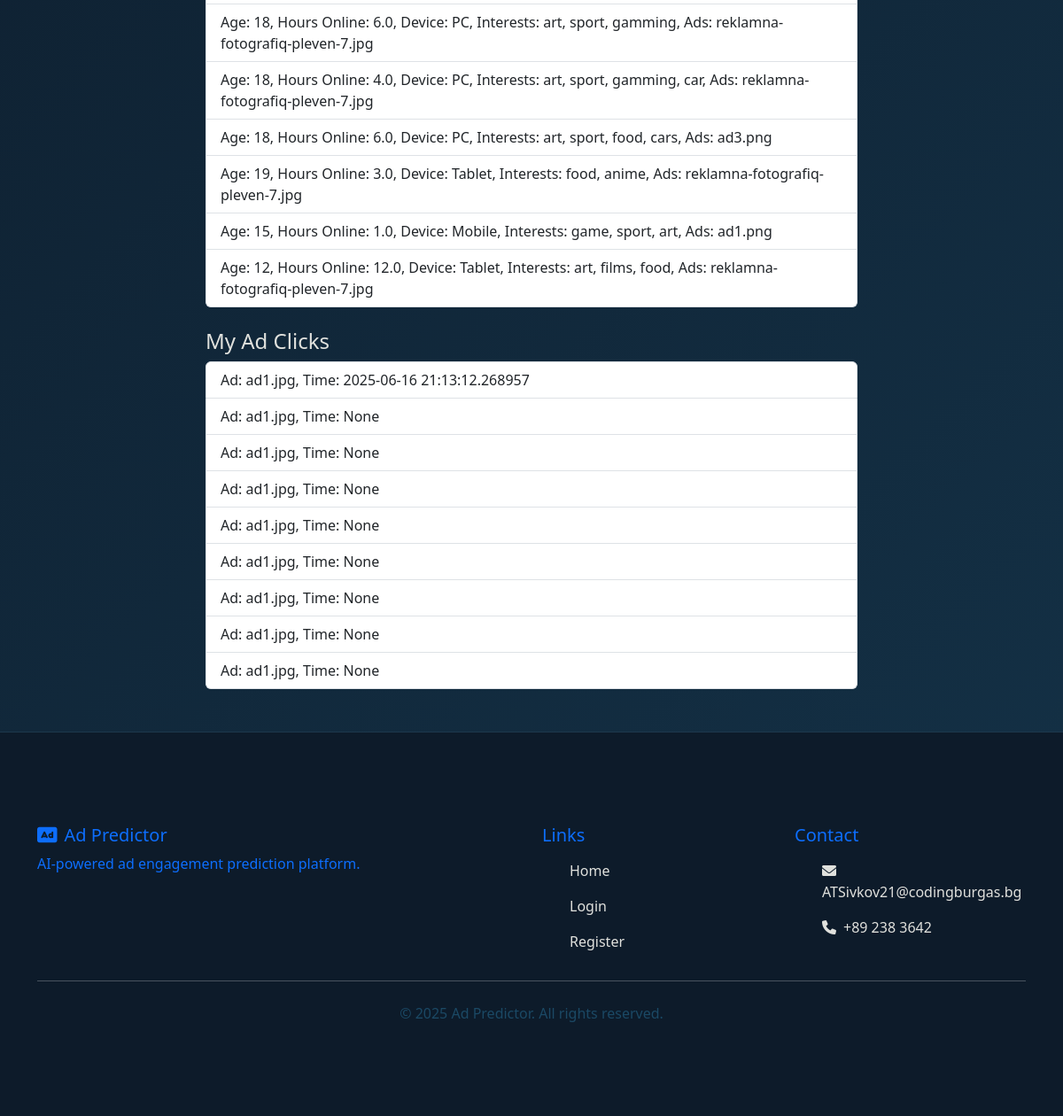
The app's page /profile (signed in, lower part), older data.
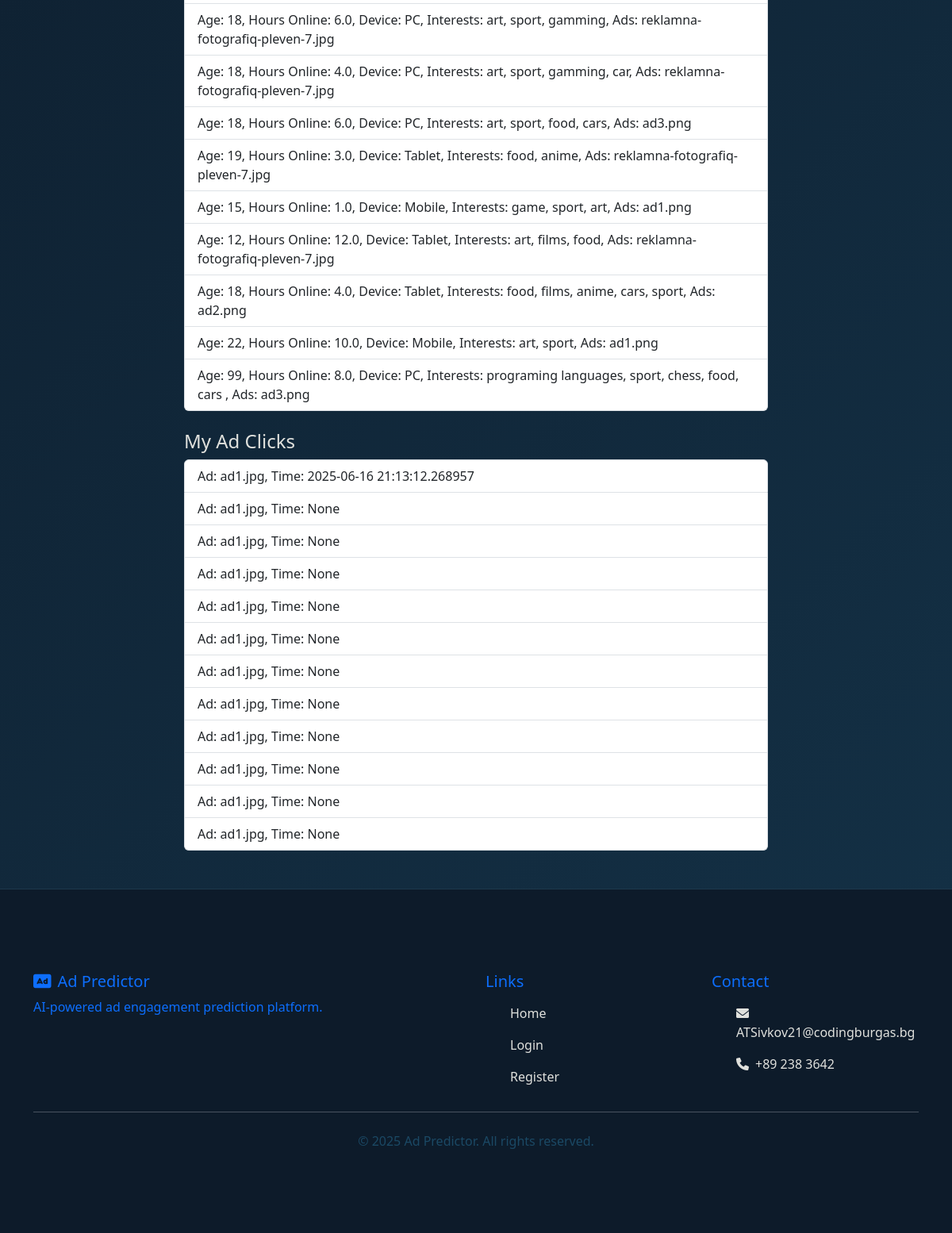
The same page, newer data.
### app/models.py (models this page shows)
class SurveyResponse(db.Model):
    id = db.Column(db.Integer, primary_key=True)  # Уникален ID на отговора
    age = db.Column(db.Integer)  # Възраст на потребителя
    daily_online_hours = db.Column(db.Float)  # Часове онлайн на ден
    device = db.Column(db.String(64))  # Използвано устройство (PC, Mobile и т.н.)
    interests = db.Column(db.String(256))  # Интереси (текст)
    selected_ads = db.Column(db.String(200), nullable=True)  # Избрани реклами (по избор)
    timestamp = db.Column(db.DateTime, default=datetime.utcnow)  # Време на попълване, по подразбиране текущо време
    user_id = db.Column(db.Integer, db.ForeignKey('user.id'))  # Външен ключ към потребителя, който е попълнил анкетата

class AdClick(db.Model):
    id = db.Column(db.Integer, primary_key=True)  # Уникален ID на кликването
    ad_name = db.Column(db.String(100), nullable=False)  # Име на рекламата, задължително поле
    clicked_at = db.Column(db.DateTime, server_default=db.func.now())  # Време на кликването, задава се автоматично
    user_id = db.Column(db.Integer, db.ForeignKey('user.id'))  # Външен ключ към потребителя, който е кликнал

### app/main/routes.py (the view, shortened to what this page needs)
@main_bp.route('/profile', methods=['GET', 'POST'])
@login_required
def profile():
    form = ProfileForm(obj=current_user)
    surveys = SurveyResponse.query.filter_by(user_id=current_user.id).all()
    ad_clicks = AdClick.query.filter_by(user_id=current_user.id).all()
    return render_template('main/profile.html', form=form, surveys=surveys, ad_clicks=ad_clicks)

### app/models.py (called while the page is built)
@login_manager.user_loader
def load_user(user_id):
    return User.query.get(int(user_id))  # Връща потребител с дадения ID от базата

### app/main/templates/main/profile.html (shortened to what this page needs)
{% extends 'layout.html' %}
{% block content %}
<div class="row justify-content-center fade-in-up">
  <div class="col-md-8">
    {% if surveys %}
      <ul class="list-group mb-4">
        {% for s in surveys %}
          <li class="list-group-item">
            Age: {{ s.age }}, Hours Online: {{ s.daily_online_hours }}, Device: {{ s.device }}, Interests: {{ s.interests }}, Ads: {{ s.selected_ads }}
          </li>
        {% endfor %}
      </ul>
    {% else %}
      <p>No survey responses yet.</p>
    {% endif %}
    <h4>My Ad Clicks</h4>
    {% if ad_clicks %}
      <ul class="list-group">
        {% for c in ad_clicks %}
          <li class="list-group-item">Ad: {{ c.ad_name }}, Time: {{ c.clicked_at }}</li>
        {% endfor %}
      </ul>
    {% else %}
      <p>No ad clicks yet.</p>
    {% endif %}
  </div>
</div>
{% endblock %}

### app/templates/layout.html (shortened to what this page needs)
<!DOCTYPE html>
<html lang="en">
<head>
  <link rel="stylesheet" href="{{ url_for('static', filename='css/style.css') }}">
  <link href="https://cdn.jsdelivr.net/npm/bootstrap@5.3.0/dist/css/bootstrap.min.css" rel="stylesheet">
  <link href="https://unpkg.com/aos@2.3.1/dist/aos.css" rel="stylesheet">
  <link rel="stylesheet" href="https://cdnjs.cloudflare.com/ajax/libs/animate.css/4.1.1/animate.min.css">
  <link rel="stylesheet" href="https://cdnjs.cloudflare.com/ajax/libs/font-awesome/6.0.0/css/all.min.css">
</head>
<body class="deep-blue-bg">
  <div class="particles-js" id="particles-js"></div>
  <div class="container py-5 mt-5">
    {% block content %}{% endblock %}
  </div>
  <footer class="footer bg-blue-dark text-light py-4">
    <div class="container">
      <div class="row">
        <div class="col-md-6">
          <h5 class="animate__animated animate__fadeIn" style="color: rgb(13, 110, 253);"><i class="fas fa-ad me-2" style="color: rgb(13, 110, 253);"></i>Ad Predictor</h5>
          <p class="animate__animated animate__fadeIn" style="color: rgb(13, 110, 253);">AI-powered ad engagement prediction platform.</p>
        </div>
        <div class="col-md-3">
          <h5 class="animate__animated animate__fadeIn" style="color: rgb(13, 110, 253);">Links</h5>
          <ul class="nav flex-column">
            <li class="nav-item animate__animated animate__fadeIn">
              <a class="nav-link" href="{{ url_for('main.index') }}">Home</a>
            </li>
            <li class="nav-item animate__animated animate__fadeIn">
              <a class="nav-link" href="{{ url_for('auth.login') }}">Login</a>
            </li>
            <li class="nav-item animate__animated animate__fadeIn">
              <a class="nav-link" href="{{ url_for('auth.register') }}">Register</a>
            </li>
          </ul>
        </div>
        <div class="col-md-3">
          <h5 class="animate__animated animate__fadeIn" style="color: rgb(13, 110, 253);">Contact</h5>
          <ul class="nav flex-column">
            <li class="nav-item animate__animated animate__fadeIn">
              <a class="nav-link" href="#"><i class="fas fa-envelope me-2"></i>ATSivkov21@codingburgas.bg</a>
            </li>
            <li class="nav-item animate__animated animate__fadeIn">
              <a class="nav-link" href="#"><i class="fas fa-phone me-2"></i>+89 238 3642</a>
            </li>
          </ul>
        </div>
      </div>
      <hr class="mt-4 mb-4">
      <div class="text-center animate__animated animate__fadeIn">
        <p class="mb-0" style="color: #1b4965;">&copy; 2025 Ad Predictor. All rights reserved.</p>
      </div>
    </div>
  </footer>
</body>
</html>

### static/css/style.css (style rules this page uses)
.deep-blue-bg { background: linear-gradient(135deg, #0d1b2a 0%, #1b4965 50%, #5fa8d3 100%); background-size: 400% 400%; animation: gradientFlow 15s ease infinite; font-family: 'Segoe UI', Tahoma, Geneva, Verdana, sans-serif; color: #e0e1dd; min-height: 100vh; position: relative; overflow-x: hidden; }
.bg-blue-dark { background-color: #0d1b2a !important; backdrop-filter: blur(10px); -webkit-backdrop-filter: blur(10px); }
.nav-link { color: #e0e1dd !important; margin-left: 15px; transition: all 0.3s; position: relative; }
.nav-link::after { content: ''; position: absolute; width: 0; height: 2px; bottom: 0; left: 0; background-color: #5fa8d3; transition: width 0.3s ease; }
#particles-js { position: fixed; width: 100%; height: 100%; top: 0; left: 0; z-index: -1; }
.container { padding-top: 80px; padding-bottom: 80px; position: relative; z-index: 1; }
.footer { background-color: rgba(13, 27, 42, 0.8); backdrop-filter: blur(10px); -webkit-backdrop-filter: blur(10px); border-top: 1px solid rgba(95, 168, 211, 0.2); }

Row changes from the older to the newer data that the page shows:
added SurveyResponse: age "18", daily_online_hours "4.0", device "Tablet", interests "food, films, anime, cars, sport", selected_ads "ad2.png"
added SurveyResponse: age "22", daily_online_hours "10.0", device "Mobile", interests "art, sport", selected_ads "ad1.png"
added SurveyResponse: age "99", daily_online_hours "8.0", device "PC", interests "programing languages, sport, chess, food, cars", selected_ads "ad3.png"
added AdClick: ad_name "ad1.jpg", clicked_at "None"
added AdClick: ad_name "ad1.jpg", clicked_at "None"
added AdClick: ad_name "ad1.jpg", clicked_at "None"
